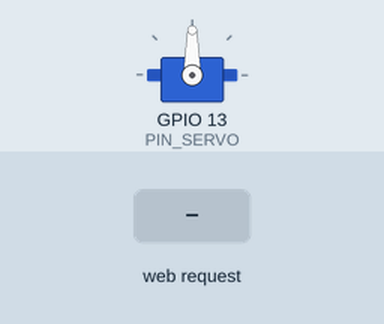
Recording of a sketch running on a simulated ESP32. Shown: servo. Inputs (shaded band) come from the test bench. WiFi joins after 1.5 s; servers stay silent unless stated; what the sketch prints to the serial monitor is not drawn.

Above: at 2.7 s.
2.8 s: HTTP request GET /estado?dir=1 received
At 3.4 s:
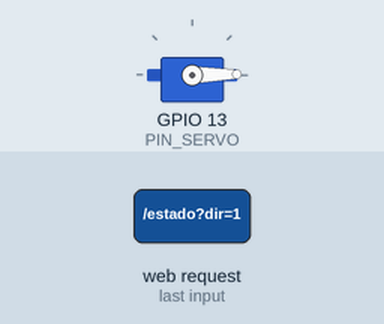
4.3 s: HTTP request GET /estado?dir=120 received
At 5.7 s:
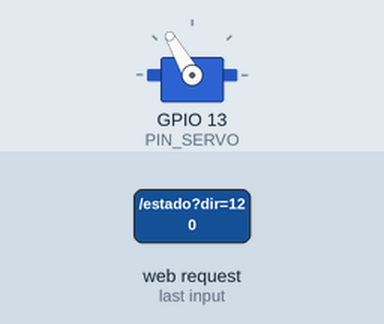
Timing chart, 0 to 7.3 s (numbered marks = the images above; inputs shaded):
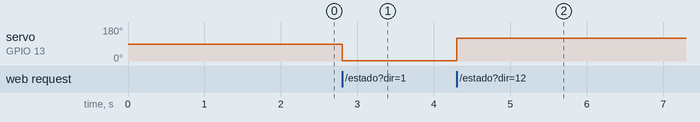

The sketch:

servo.ino
```cpp
/*
 * servo.ino
 * ESP32: controla un servo motor desde una página web.
 *
 * Dónde conectar (solo el servo, sin botones físicos):
 *   - Servo: señal (naranja/amarillo) -> GPIO 13
 *            VCC (rojo)              -> 5V (o 3.3V si el servo es pequeño)
 *            GND (marrón)            -> GND de la placa
 *
 * El navegador muestra un slider (0° a 180°) para girar el servo
 * en cualquier ángulo, y el valor se aplica en tiempo real.
 *
 * Configura antes de subir:
 *   - SSID / PASSWORD de tu red WiFi
 */

#include <WiFi.h>
#include <WebServer.h>
#include <ESP32Servo.h>

// ==================== CONFIGURACIÓN ====================
const char* SSID      = "El Pan";
const char* PASSWORD  = "12345678";

const int PIN_SERVO = 13;   // Señal del servo

const int ANG_MIN   = 0;    // Ángulo mínimo (0°)
const int ANG_MAX   = 180;  // Ángulo máximo (180°)
// =======================================================

WebServer server(80);
Servo servo;
int angulo = 90;   // Posición inicial (centro)

// ---------------- Página web embebida ----------------
const char index_html[] PROGMEM = R"rawliteral(<!DOCTYPE html>
<html lang="es">
<head>
<meta charset="UTF-8">
<meta name="viewport" content="width=device-width, initial-scale=1.0">
<title>Servo - Control web</title>
<style>
  :root{
    --bg:#0d1117; --card:#161b22; --border:#30363d; --txt:#e6edf3;
    --acc:#58a6ff; --ok:#3fb950;
  }
  *{box-sizing:border-box;margin:0;padding:0}
  body{background:var(--bg);color:var(--txt);font-family:'Segoe UI',system-ui,sans-serif;
       display:flex;flex-direction:column;align-items:center;justify-content:center;
       min-height:100vh;padding:16px;gap:24px}
  h1{font-size:22px}
  .angle{font-size:64px;font-weight:700;color:var(--acc)}
  .angle small{font-size:20px;color:#8b949e}
  .bar{width:min(400px,80vw);height:14px;background:#21262d;border-radius:8px;
       overflow:hidden;border:1px solid var(--border)}
  .bar > div{height:100%;width:50%;background:linear-gradient(90deg,var(--acc),#2ea043);
       transition:width .2s}
  .slider{width:min(400px,80vw);-webkit-appearance:none;appearance:none;height:12px;
       background:var(--card);border-radius:8px;outline:none;border:1px solid var(--border)}
  .slider::-webkit-slider-thumb{-webkit-appearance:none;appearance:none;width:34px;height:34px;
       border-radius:50%;background:var(--acc);border:3px solid var(--bg);cursor:pointer;
       box-shadow:0 0 10px rgba(88,166,255,.5)}
  .slider::-moz-range-thumb{width:34px;height:34px;border-radius:50%;background:var(--acc);
       border:3px solid var(--bg);cursor:pointer}
  .lbl{color:#8b949e;font-size:13px;text-align:center;margin-top:6px}
</style>
</head>
<body>
  <h1>Control de Servo</h1>
  <div class="angle"><span id="ang">90</span><small>&deg;</small></div>
  <div class="bar"><div id="fill"></div></div>

  <input type="range" class="slider" id="slider" min="0" max="180" value="90"
         oninput="mover(this.value)">
  <div class="lbl">Arrastra para girar el servo (0&deg; a 180&deg;)</div>

<script>
const angEl  = document.getElementById('ang');
const fillEl = document.getElementById('fill');
const slider = document.getElementById('slider');

function mostrar(a){
  angEl.textContent = a;
  fillEl.style.width = (a/180*100) + '%';
}

async function mover(val){
  try {
    const res = await fetch('/estado?dir=' + val);
    const data = await res.json();
    mostrar(data.ang);
  } catch(e){}
}

(async function init(){
  try {
    const res = await fetch('/estado');
    const data = await res.json();
    mostrar(data.ang);
    slider.value = data.ang;
  } catch(e){}
})();
</script>
</body>
</html>
)rawliteral";

// ---------------- Manejo de peticiones ----------------
String jsonEstado() {
  return String("{\"ang\":") + String(angulo) + String("}");
}

void handleRoot() {
  // Si viene ?dir=<valor 0..180>, movemos el servo y devolvemos JSON
  if (server.hasArg("dir")) {
    int valor = server.arg("dir").toInt();
    angulo = constrain(valor, ANG_MIN, ANG_MAX);
    servo.write(angulo);
    server.send(200, "application/json", jsonEstado());
    Serial.print("Ángulo -> ");
    Serial.println(angulo);
    return;
  }
  // Primera carga (fetch '/' sin parámetro) devuelve el estado
  server.send(200, "application/json", jsonEstado());
}

void handlePage() {
  server.send(200, "text/html", index_html);
}

void handleNotFound() {
  server.send(404, "text/plain", "Not found");
}

// ---------------- Setup / Loop ----------------
void setup() {
  Serial.begin(115200);

  servo.attach(PIN_SERVO);
  servo.write(angulo);

  // WiFi
  WiFi.mode(WIFI_STA);
  WiFi.begin(SSID, PASSWORD);
  Serial.print("Conectando a WiFi");
  int tries = 0;
  while (WiFi.status() != WL_CONNECTED && tries < 40) {
    delay(500);
    Serial.print(".");
    tries++;
  }
  Serial.println();

  if (WiFi.status() != WL_CONNECTED) {
    Serial.println("Fallo al conectar a WiFi. Revisa SSID/PASSWORD.");
    ESP.restart();
  }

  server.on("/", HTTP_GET, handlePage);
  server.on("/estado", HTTP_GET, handleRoot);   // devuelve JSON del ángulo
  server.onNotFound(handleNotFound);
  server.begin();

  Serial.print("Servidor listo. Abre http://");
  Serial.println(WiFi.localIP());
}

void loop() {
  server.handleClient();
}
```

Measured:
- after the input at 2.8 s, servo on GPIO 13 (PIN_SERVO): 90° → 1° at once
- after the input at 4.3 s, servo on GPIO 13 (PIN_SERVO): 1° → 120° at once
